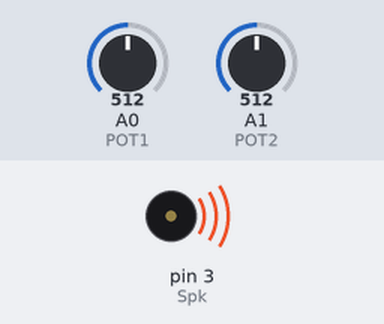
The sketch below on a simulated Arduino Uno, built with avr-gcc and run on an emulated ATmega328P. Shown: buzzer (waves = sounding). The inputs (shaded band) are chosen by the test bench; at power-on: A0 (POT1) = 512, A1 (POT2) = 512.

Above: at 3.9 s.
4.0 s: A0 (POT1) set to 0
8.0 s: A1 (POT2) set to 122
At 9.83 s:
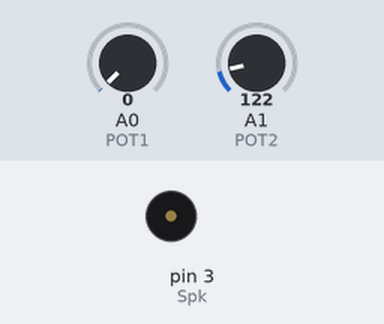
12.0 s: A1 (POT2) set to 0
At 12.38 s:
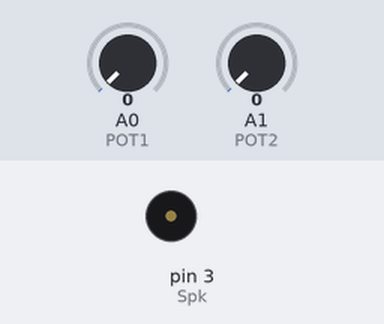
16.0 s: A0 (POT1) set to 306
At 16.8 s:
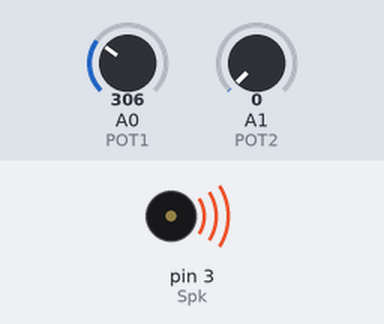
Timing chart, 0 to 21.0 s (numbered marks = the images above; inputs shaded):
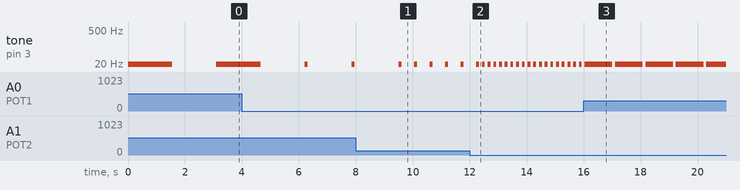

Measured:
- after the input at 8.0 s, tone on pin 3 (Spk): alternates 10 Hz for 0.10 s and silent for 0.45 s, starting after 2.1 s
- after the input at 12.0 s, tone on pin 3 (Spk): alternates 10 Hz for 0.10 s and silent for 0.10 s, starting after 0.44 s
- after the input at 16.0 s, tone on pin 3 (Spk): alternates 10 Hz for 0.97 s and silent for 0.10 s, starting after 1.0 s
- by itself, tone on pin 3 (Spk): alternates 10 Hz for 0.10 s and silent for 1.6 s

The sketch:

Anaologic_4.2.ino
```cpp
/*************************************************************************
**                                                                      **
**                            Examen Arduino                            **
**                                                                      **
*************************************************************************/

//Primer: Valor del potenciometre
//Segon: Encendre tots els LEDs (8)
//Tercer: Els LEDs han de fer blink, amb funció del A0
//Quart: Cotxe fantastic, (········) de tres amb tres


//*******  Includes  *****************************************************


//*******  Variables  ****************************************************
int Spk= 3;
int POT1= A0;
int POT2= A1;
int ValPot1;
int ValPot2;

//*******  Setup  ********************************************************
void setup(){
   Serial.begin (9600);
   pinMode (Spk, OUTPUT);
   pinMode (POT1, INPUT);
   pinMode (POT1, INPUT);

}


//*******  Loop  *********************************************************
void loop(){

  ValPot1= analogRead (POT1);
  ValPot1= map (ValPot1, 0, 1023, 100, 3000);
  tone (Spk, 10);
  delay(ValPot1);

  ValPot2= analogRead (POT2);
  ValPot2= map (ValPot2, 0, 1023, 100, 3000);
  noTone (Spk);
  delay(ValPot2);


}
```
